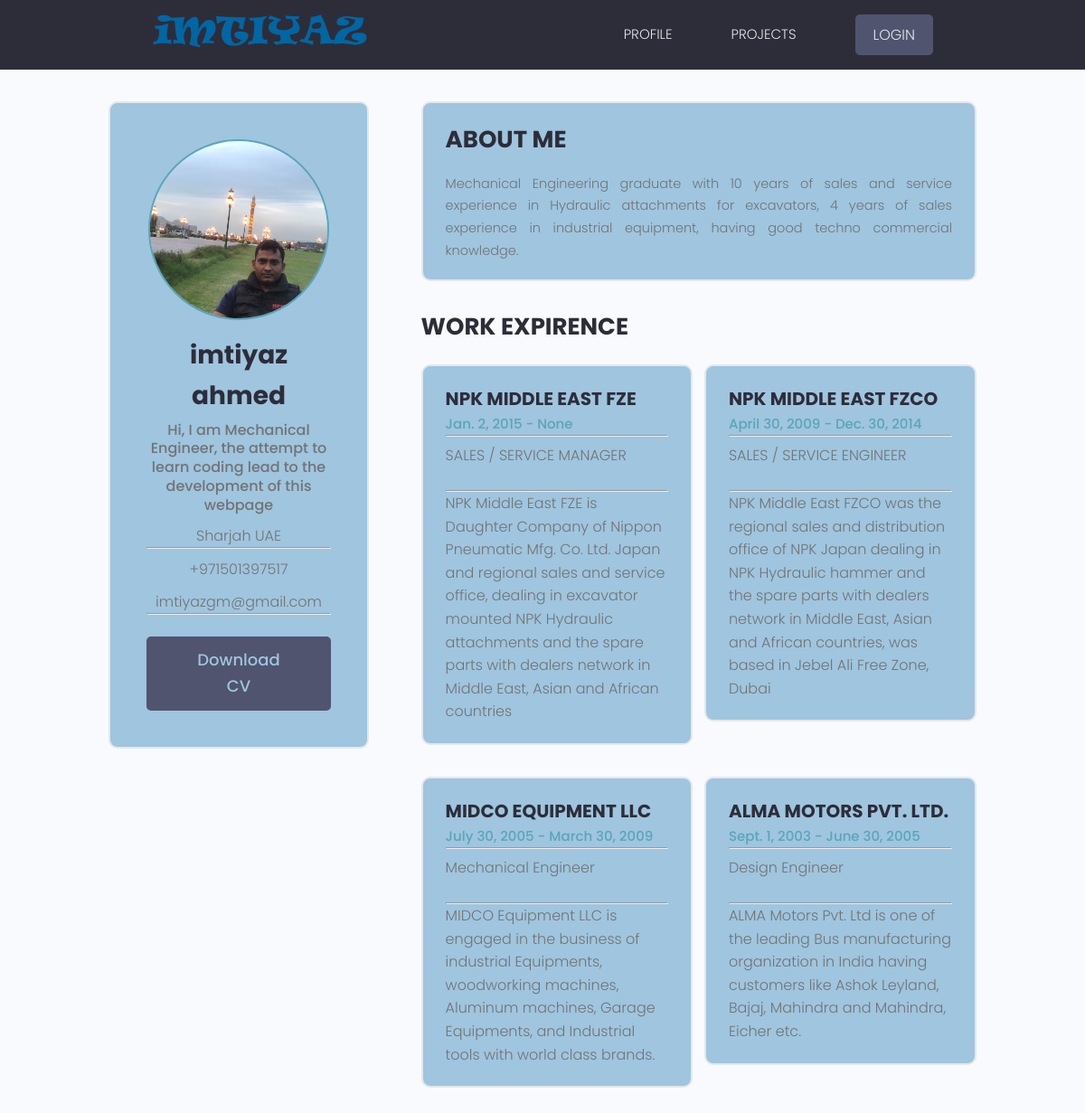
/profile/, run on the app's committed database.
### users/models.py (models this page shows, shortened)
class Profile(models.Model):
    user = models.OneToOneField(User, on_delete =models.CASCADE, null = True, blank=True)
    name = models.CharField(max_length=200, null=True, blank=True)
    email = models.EmailField(max_length=200, null=True, blank=True)
    profile_picture = models.ImageField(null=True, blank=True, upload_to='profile_images/', default ='profile_images/imtiyaz.jpeg')
    intro = models.TextField(null=True, blank=True)
    Bio = models.TextField(null=True, blank=True)
    username = models.CharField(max_length=200, null=True, blank=True)
    tel = models.CharField(max_length=15)
    twitter_ac = models.CharField(max_length=100, null=True, blank=True)
    facebook_ac = models.CharField(max_length=100, null=True, blank=True)
    gitHub_ac = models.CharField(max_length=100, null=True, blank=True)
    linkedin_ac = models.CharField(max_length=100, null=True, blank=True)
    cv_doc =models.FileField(null=True, blank=True, upload_to='CV/', default ='CV/ImtiyazCV.pdf')
    createdDate = models.DateTimeField(auto_now_add=True)
    id = models.UUIDField(default = uuid.uuid4, unique=True, primary_key=True, editable=False)

class WorkExpirnce(models.Model):
    user = models.ForeignKey(Profile, on_delete=models.CASCADE, null=True, blank=True)
    orgName = models.CharField(max_length=50)
    orgLocation = models.CharField(max_length=50)
    startDate = models.DateField(auto_now=False, auto_now_add=False, blank=True, null=True)
    EndDate = models.DateField(auto_now=False, auto_now_add=False, blank=True, null=True)
    position = models.CharField(max_length=50)
    orgIntro = models.TextField()
    responsibility = models.ManyToManyField('Responsibility', blank=True)

### users/views.py (the view)
# urls.py: path('profile/',include('users.urls')),
def profile(request):
    profile_details = Profile.objects.all()
    workExp_details =reversed(WorkExpirnce.objects.all())
    context = {'profile_details':profile_details, 'workExp_details':workExp_details }
    return render(request, 'users/profile.html', context)

### users/templates/users/profile.html (shortened to what this page needs)
{% extends 'main.html' %}
{% load static %}
{% block content %}
 <div class="container">
  {% for profile_detail in profile_details  %}
  <div class="layout">
    <div class="column column--1of3">
      <div class="card text-center">
        <div class="card__body dev">
          <img class="avatar avatar--xl" src="{{profile_detail.profile_picture.url}}" />
          <h2 class="dev__name">{{profile_detail.name}}</h2>
          <p class="dev__title">{{profile_detail.intro}}</p>
          <p class="dev__location">Sharjah UAE</p>
          <hr>
          <p class="dev__location">{{profile_detail.tel}}</p>
          <p class="dev__location">{{profile_detail.email}}</p>
          <hr>
          <br>
          <a href="{{profile_detail.cv_doc.url}} " target="_blank" class="btn btn--sub btn--lg">Download CV</a>
        </div>
      </div>
    </div>
    <div class="column column--2of3">
      <div class="devInfo">
        <div class="card project">
        <div class="card__body">
        <h3 class="devInfo__title">About Me</h3>
        <p class="devInfo__about">{{profile_detail.Bio}}  </p>
      </div>
      </div>
      </div>
    {% endfor %}
    <div class="devInfo">
        <h3 class="devInfo__title">Work Expirence</h3>
        <div class="grid grid--two">
          {% for workExp_detail in workExp_details  %}
          <div class="column">
            <div class="card project">
              <a href="#" class="project">
                <div class="card__body">
                  <h3 class="project__title">{{workExp_detail.orgName}}</h3>
                  <small>{{workExp_detail.startDate}} - {{workExp_detail.EndDate}}</small>
                  <hr>
                  <p class="project--rating"><span class="Position"> {{workExp_detail.position}}</span>
                  </p>
                  <hr>
                  <p>{{workExp_detail.orgIntro}}</p>
                </div>
              </a>
            </div>
          </div>
          {% endfor %}
        </div>
      </div>
    </div>
  </div>
</div>
{% endblock content %}

### Templates/main.html (shortened to what this page needs)
<!DOCTYPE html>
{% load static %}
<html lang="en">
<head>
  <link rel="stylesheet" href="https://cdn.iconmonstr.com/1.3.0/css/iconmonstr-iconic-font.min.css" />
  <link rel="stylesheet" href="{% static 'uikit/styles/uikit.css'%}" />
  <link rel="stylesheet" href="{% static 'style/app.css' %} " />
</head>
<body>
{% include 'navbar.html' %}
  <main class="profile my-md">
    {% block content %}
    {% endblock content %}
  </main>
</body>
</html>

### Templates/navbar.html (shortened to what this page needs)
{% load static %}
<header class="header">
  <div class="container container--narrow">
    <a href="/" class="header__logo">
      <img src="{% static 'images/iMTIYAZ.svg' %}" alt="Logo" />
    </a>
    <nav class="header__nav">
      <ul class="header__menu", style="text-transform: uppercase;">
        <li class="header__menuItem"><a href="{% url 'user-profile' %}">Profile</a></li>
        <li class="header__menuItem"><a href="projects.html">Projects</a></li>
              {% if request.user.is_authenticated %}
        <li class="header__menuItem"><a href="{% url 'creat_Category' %}">creatCategory</a></li>
        <li class="header__menuItem"><a href="{% url 'creat_Blog' %}">CreatBlog</a></li>
        <li class="header__menuItem"><a href="{% url 'logout' %}" class="btn btn--sub">Logout</a></li>
      {% else %}
        <li class="header__menuItem"><a href="{% url 'loginPage' %}" class="btn btn--sub">Login</a></li>
      {% endif %}
      </ul>
    </nav>
  </div>
</header>

### static/style/app.css (style rules this page uses)
:root { --color-sub: #2d2d39; }
.btn--sub { background-color: var(--color-sub-light); }
.card { border: 2px solid var(--color-light); }
img { width: 100%; }
.header { position: sticky; z-index: 111; background-color: var(--color-sub); padding: 1.5rem 0; }
.header > .container { display: flex; justify-content: space-between; align-items: center; }
.header__logo > img { height: 3.8rem; }
.header__nav > ul { display: inline-flex; align-items: center; list-style: none; gap: 6.5rem; }
.header__menuItem > a { color: var(--color-light); font-weight: 300; }
.profile .card > .dev { padding: 4rem; }
.dev__name { color: var(--color-sub); font-size: 2.8rem; font-weight: 700; margin-top: 1rem; margin-bottom: 0.5rem; }
.dev__title { font-size: 1.6rem; font-weight: 500; line-height: 1.3; }
.dev__location { margin-top: 1rem; }
.devInfo { margin-bottom: 3rem; }
.devInfo__title, .devInfo__subtitle { font-size: 2.6rem; color: var(--color-sub); text-transform: uppercase; font-weight: 700; margin-bottom: 1.5rem; }
.devInfo__about, .devSkill__info { font-size: 1.45rem; line-height: 1.7; text-align: justify; }
.project--rating { margin-bottom: 1.6em; margin-top: .5em; }
.project__title { font-size: 2rem; font-weight: 700; color: var(--color-sub); }

### static/uikit/styles/modules/_variables.css (style rules this page uses)
:root { --color-main: #5aa5b9; --color-main-light: #e6faff; --color-sub: #3f4156; --color-sub-light: #51546e; --color-sub-lighter: #ededfd; --color-text: #737373; --color-gray: #8b8b8b; --color-light: #e5e7eb; --color-light-gray: #767676; --color-bg: #f8fafd; --color-white: rgb(159, 197, 223); --color-white-light: #0d6597; --color-success: #359e64; --color-success-bg: #def8e8; --color-error: #fc4b0b; --color-error-bg: #fff2ee; --font-base: 'Poppins', arial, helvetica, 'Segoe UI', roboto, ubuntu, sans-serif; --font-monospace: 'Fira Code', 'Courier New', courier, monospace; --font-regular: 300; --font-medium: 500; --font-bold: 700; --generic-shadow: 1px 1px 5px #00000010; --generic-transition: all 0.3s ease-in-out; }

### static/uikit/styles/modules/_base.css (style rules this page uses)
* { margin: 0; padding: 0; box-sizing: border-box; text-rendering: optimizeLegibility; color: inherit; font-size: inherit; }
html { font-size: 50%; }
@media only screen and (min-width: 480px) { html { font-size: 56.25%; } }
@media only screen and (min-width: 1200px) { html { font-size: 62.5%; } }
body { line-height: 1.6; font-weight: 400; font-size: 1.5rem; color: var(--color-text); background-color: var(--color-bg); min-height: 100vh; }

### static/uikit/styles/modules/_typography.css (style rules this page uses)
* { font-family: var(--font-base); }
h2 { font-size: 3.6rem; font-weight: var(--font-bold); }
h3 { font-size: 3.2rem; font-weight: var(--font-medium); }
p, span, strong { font-size: 1.6rem; color: var(--color-text); font-weight: var(--font-regular); }
a { padding-bottom: 2px; text-decoration: none; display: inline-block; color: var(--color-main); font-weight: var(--font-medium); }

### static/uikit/styles/modules/_utilities.css (style rules this page uses)
.container { width: 92%; max-width: 165rem; margin: 0 auto; box-sizing: border-box; }
.container--narrow { width: 92%; max-width: 120rem; }
@media screen and (min-width: 1000px) { .container { width: 90%; } }
@media screen and (min-width: 1000px) { .container--narrow { width: 85%; } }
@media screen and (min-width: 1200px) { .container { width: 80%; } }
@media screen and (min-width: 1200px) { .container--narrow { width: 72%; } }
.text-center { text-align: center; }
.my-md { margin: 3rem auto; }

### static/uikit/styles/modules/_avatar.css (style rules this page uses)
.avatar { border-radius: 50%; border: 2px solid var(--color-main); object-fit: cover; }
.avatar--xl { height: 20rem; width: 20rem; }

### static/uikit/styles/modules/_button.css (style rules this page uses)
.btn { display: inline-block; position: relative; cursor: pointer; background-color: var(--color-light); font-weight: var(--font-medium); color: var(--color-sub); text-decoration: none; padding: 1rem 2rem; border-radius: 0.5rem; border: none; width: -webkit-fit-content; width: -moz-fit-content; width: fit-content; height: -webkit-fit-content; height: -moz-fit-content; height: fit-content; font-size: 1.6rem; outline-width: 0; outline-color: transparent; -webkit-backface-visibility: hidden; backface-visibility: hidden; transition: all 0.3s ease-in-out; }
.btn--sub { background-color: var(--color-sub); color: var(--color-white); }
.btn--lg { font-size: 1.8rem; padding: 1.2rem 4.5rem; }

### static/uikit/styles/modules/_card.css (style rules this page uses)
.card { border-radius: 1rem; background-color: var(--color-white); border: 1.5px solid var(--color-light); width: auto; height: auto; margin-top: 0.5rem; margin-bottom: 0.5rem; overflow: hidden; }
.card__body, .card__header { padding: 2rem 2.5rem; }

### data on the page
Profile: profile_picture (picture), name "imtiyaz ahmed", intro "Hi, I am Mechanical Engineer, the attempt to learn coding lead to the development of this webpage", tel "+971501397517", email "imtiyazgm@gmail.com", Bio "Mechanical Engineering graduate with 10 years of sales and service experience in Hydraulic attachments for excavators, 4 years of sales experience in industrial equipment, having good techno commercial knowledge."
WorkExpirnce: orgName "NPK MIDDLE EAST FZE", startDate "Jan. 2, 2015", EndDate "None", position "SALES / SERVICE MANAGER", orgIntro "NPK Middle East FZE is Daughter Company of Nippon Pneumatic Mfg. Co. Ltd. Japan and regional sales and service office, dealing in excavator mounted NPK Hydraulic attachments and the spare parts with dealers network in Middle East, Asian and African countries"
WorkExpirnce: orgName "NPK MIDDLE EAST FZCO", startDate "April 30, 2009", EndDate "Dec. 30, 2014", position "SALES / SERVICE ENGINEER", orgIntro "NPK Middle East FZCO was the regional sales and distribution office of NPK Japan dealing in NPK Hydraulic hammer and the spare parts with dealers network in Middle East, Asian and African countries, was based in Jebel Ali Free Zone, Dubai"
WorkExpirnce: orgName "MIDCO EQUIPMENT LLC", startDate "July 30, 2005", EndDate "March 30, 2009", position "Mechanical Engineer", orgIntro "MIDCO Equipment LLC is engaged in the business of industrial Equipments, woodworking machines, Aluminum machines, Garage Equipments, and Industrial tools with world class brands."
WorkExpirnce: orgName "ALMA MOTORS PVT. LTD.", startDate "Sept. 1, 2003", EndDate "June 30, 2005", position "Design Engineer", orgIntro "ALMA Motors Pvt. Ltd is one of the leading Bus manufacturing organization in India having customers like Ashok Leyland, Bajaj, Mahindra and Mahindra, Eicher etc."
